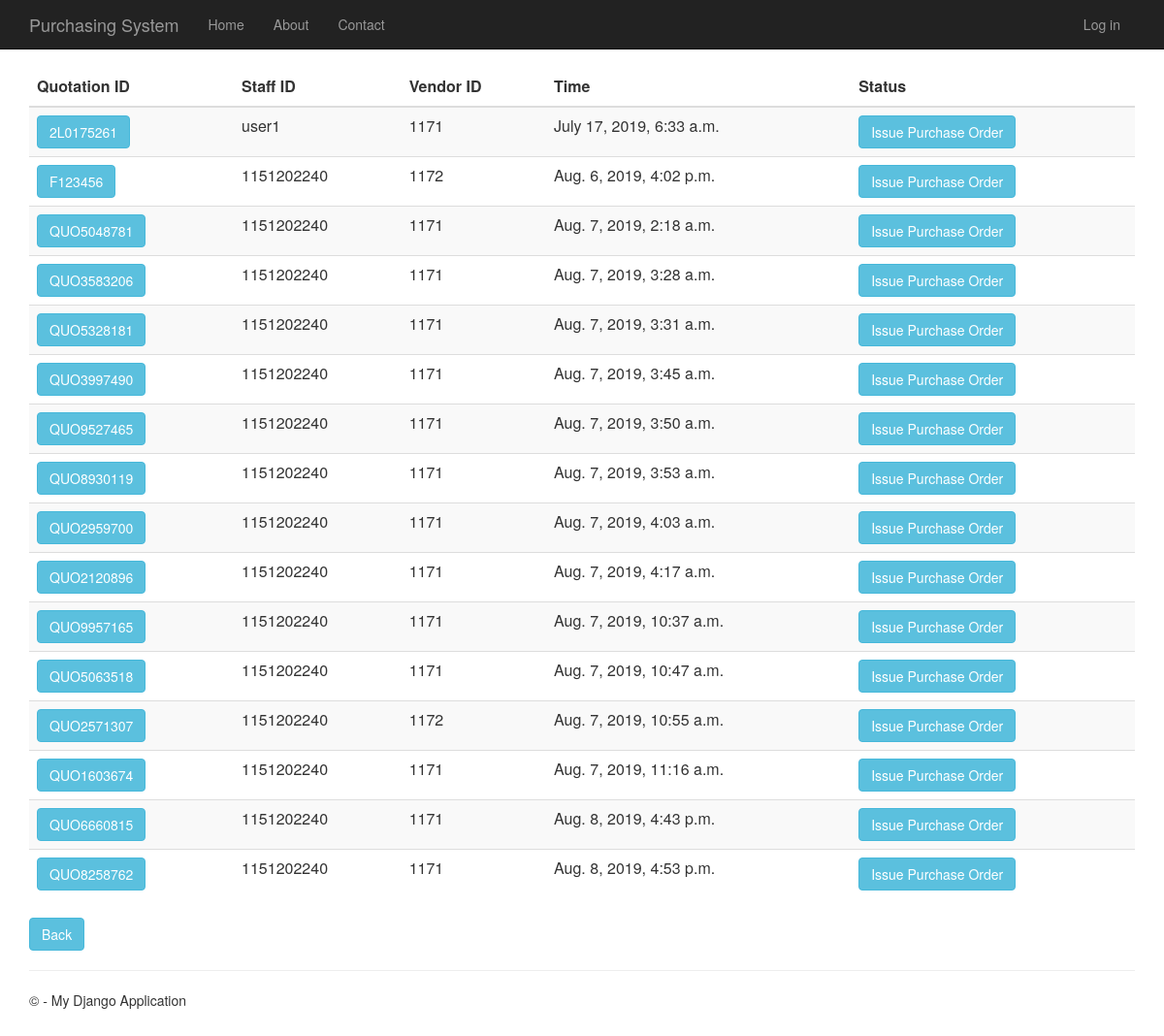
The page /quotationhistory on the database its author committed.
### Quotation/models.py (models this page shows, shortened)
class Quotation(models.Model):
    quotation_id = models.CharField(primary_key=True, max_length=10)
    time_created = models.DateTimeField()
    description = models.TextField(null=True,default=None, blank=True)
    total_price = models.DecimalField(max_digits=10, decimal_places=2, default=Decimal('0.00'))
    person_id = models.ForeignKey(Person, on_delete = models.CASCADE)
    vendor_id = models.ForeignKey(Vendor, on_delete = models.CASCADE)
    request_for_quotation_id = models.OneToOneField(RequestForQuotation, on_delete = models.CASCADE)

### app/models.py (models this page shows, shortened)
class Person(models.Model):
    user_id = models.OneToOneField(User)
    person_id = models.CharField(primary_key=True, max_length=10)
    person_name = models.TextField()
    person_address = models.TextField()
    person_phone_number = models.TextField()
    person_role = models.TextField(default = 'MANAGER')

class Vendor(models.Model):
    vendor_id = models.CharField(primary_key=True, max_length=10)
    vendor_name = models.TextField()
    vendor_phone_number = models.TextField()
    vendor_address = models.TextField()
    vendor_email = models.TextField()
    def __str__(self):
        return str(self.vendor_id)

### Quotation/views.py (the view)
# urls.py: url(r'^quotationhistory', Quotation.views.quotationhistory, name="quotation_history"),
def quotationhistory(request):
    quotations = Quotation.objects.all()
    context = {
            'title':'Quotation History',
            'rows':quotations
        }
    return render(request,'Quotation/quotationhistory.html',context)

### Quotation/templates/Quotation/quotationhistory.html
﻿{% extends "app/layout.html" %}
{% block content %}
<div class="purchaseorderhistory margintop" action="menu">
    <form action="quotationhistorydetails" method="GET">
        <table class="table table-striped margintop">
            <thead>
                <tr>
                    <th scope="col">Quotation ID</th>
                    <th scope="col">Staff ID</th>
                    <th scope="col">Vendor ID</th>
                    <th scope="col">Time</th>
                    <th scope="col">Status</th>
                </tr>
            </thead>
            <tbody>
                {% for r in rows %}
                <tr>
                    <td><button type="submit" name="quo_id" value="{{r.quotation_id}}" class="btn btn-info">{{r.quotation_id}}</button></td>
                    <td>{{r.person_id.person_id}}</td>
                    <td>{{r.vendor_id}}</td>
                    <td>{{r.time_created}}</td>
                    <td><button type="submit" class="btn btn-info buttonsize1">Issue Purchase Order</button></td>
                </tr>
                {% endfor %}
            </tbody>
        </table>
        <div class="margintop">
            <a type="submit" class="btn btn-info" href="/menu">Back</a>
        </div>
    </form>
</div>
{% endblock %}

### app/static/app/content/site.css (style rules this page uses)
body { padding-top: 50px; padding-bottom: 20px; }

### rows shown on the page
Quotation: quotation_id "2L0175261", person_id.person_id "user1", vendor_id "1171", time_created "July 17, 2019, 6:33 a.m."
Quotation: quotation_id "F123456", person_id.person_id "1151202240", vendor_id "1172", time_created "Aug. 6, 2019, 4:02 p.m."
Quotation: quotation_id "QUO5048781", person_id.person_id "1151202240", vendor_id "1171", time_created "Aug. 7, 2019, 2:18 a.m."
Quotation: quotation_id "QUO3583206", person_id.person_id "1151202240", vendor_id "1171", time_created "Aug. 7, 2019, 3:28 a.m."
Quotation: quotation_id "QUO5328181", person_id.person_id "1151202240", vendor_id "1171", time_created "Aug. 7, 2019, 3:31 a.m."
Quotation: quotation_id "QUO3997490", person_id.person_id "1151202240", vendor_id "1171", time_created "Aug. 7, 2019, 3:45 a.m."
Quotation: quotation_id "QUO9527465", person_id.person_id "1151202240", vendor_id "1171", time_created "Aug. 7, 2019, 3:50 a.m."
Quotation: quotation_id "QUO8930119", person_id.person_id "1151202240", vendor_id "1171", time_created "Aug. 7, 2019, 3:53 a.m."
Quotation: quotation_id "QUO2959700", person_id.person_id "1151202240", vendor_id "1171", time_created "Aug. 7, 2019, 4:03 a.m."
Quotation: quotation_id "QUO2120896", person_id.person_id "1151202240", vendor_id "1171", time_created "Aug. 7, 2019, 4:17 a.m."
Quotation: quotation_id "QUO9957165", person_id.person_id "1151202240", vendor_id "1171", time_created "Aug. 7, 2019, 10:37 a.m."
Quotation: quotation_id "QUO5063518", person_id.person_id "1151202240", vendor_id "1171", time_created "Aug. 7, 2019, 10:47 a.m."
Quotation: quotation_id "QUO2571307", person_id.person_id "1151202240", vendor_id "1172", time_created "Aug. 7, 2019, 10:55 a.m."
Quotation: quotation_id "QUO1603674", person_id.person_id "1151202240", vendor_id "1171", time_created "Aug. 7, 2019, 11:16 a.m."
Quotation: quotation_id "QUO6660815", person_id.person_id "1151202240", vendor_id "1171", time_created "Aug. 8, 2019, 4:43 p.m."
Quotation: quotation_id "QUO8258762", person_id.person_id "1151202240", vendor_id "1171", time_created "Aug. 8, 2019, 4:53 p.m."
